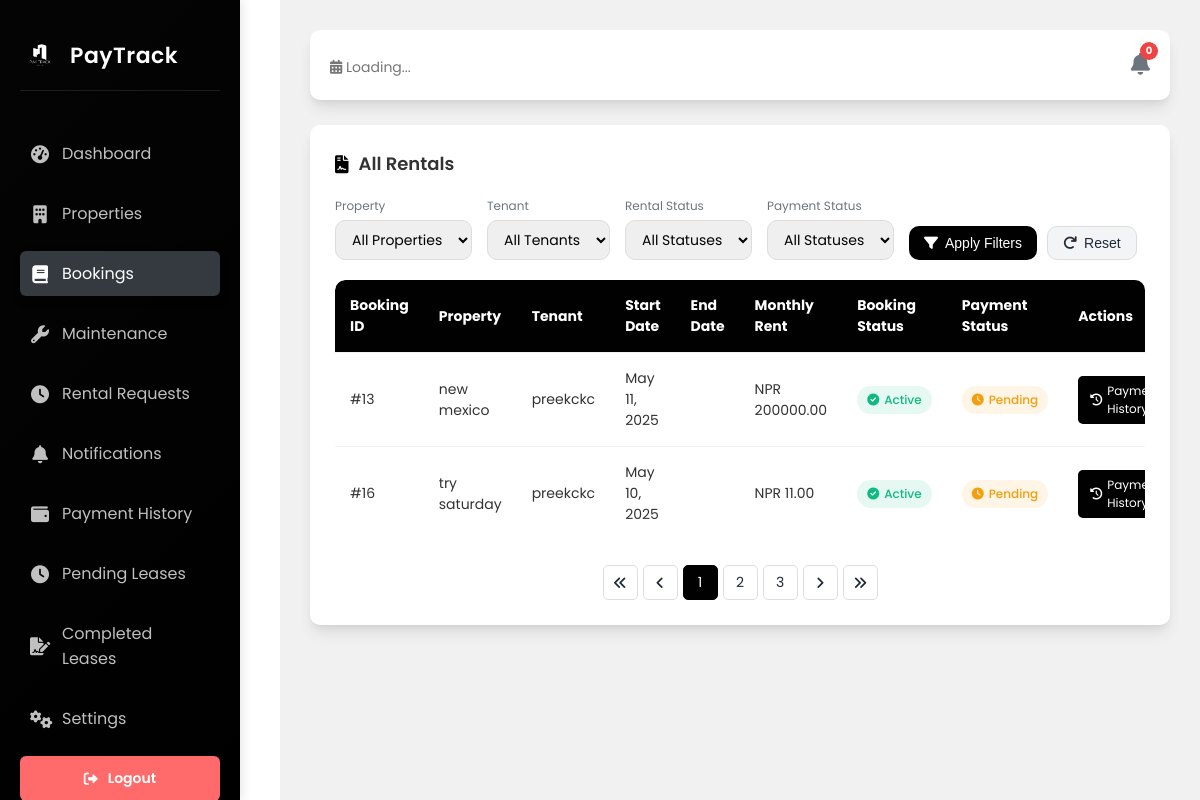
Page /bookings/ (signed in) on the earlier database version.
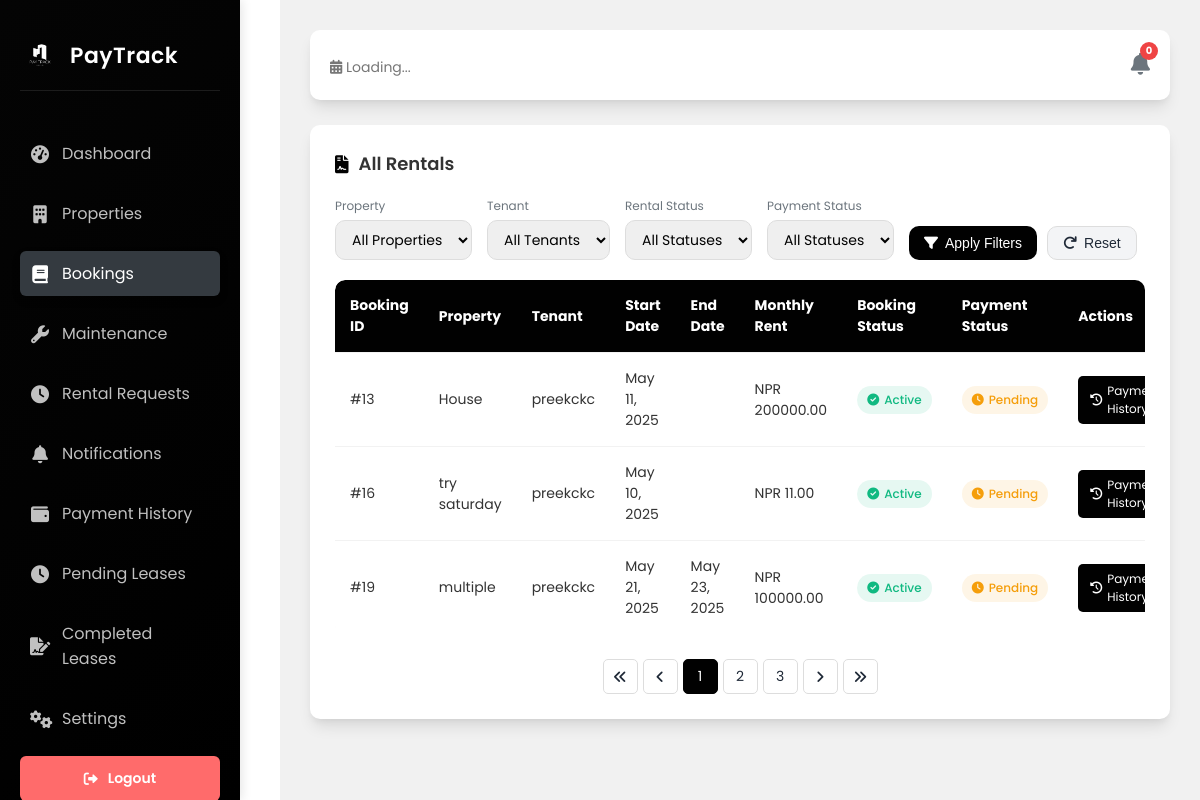
Same page on the later database version.
### user/models.py (models this page shows, shortened)
class Property(models.Model):
    PROPERTY_TYPES = [
        ('house', 'House'),
        ('apartment', 'Apartment'),
        ('villa', 'Villa'),
        ('land', 'Land'),
    ]
    homeowner = models.ForeignKey(
        settings.AUTH_USER_MODEL,
        on_delete=models.CASCADE,
        related_name='properties',
        null=True,
        blank=True
    )
    title = models.CharField(max_length=200, default="Unnamed Property")
    location = models.CharField(max_length=200, default="Unknown Location")
    property_type = models.CharField(max_length=20, choices=PROPERTY_TYPES, default='house')
    price = models.DecimalField(max_digits=10, decimal_places=2, default=0.00)
    bedrooms = models.IntegerField(null=True, blank=True, default=1)
    bathrooms = models.IntegerField(null=True, blank=True, default=1)
    description = models.TextField(default="No description available.")
    image = models.ImageField(upload_to='properties/', default='default_property.jpg')
    featured = models.BooleanField(default=False)
    is_available = models.BooleanField(default=True)  # New: To show if property is rented

class CustomUser(AbstractUser):
    USER_TYPE_CHOICES = (
        ('tenant', 'Tenant'),
        ('home owner', 'Home Owner'),
    )
    email = models.EmailField(unique=True,null=True)  # Ensuring unique emails for authentication
    user_type = models.CharField(max_length=20, choices=USER_TYPE_CHOICES, default='customer')
    phone_number = models.CharField(max_length=15, blank=True, null=True)
    address = models.TextField(blank=True, null=True)
    company_name = models.CharField(max_length=255, blank=True, null=True)
    date_of_birth = models.DateField(blank=True, null=True)
    USERNAME_FIELD = 'email'  # Login with email instead of username
    REQUIRED_FIELDS = ['username']  # Keep username as an optional field if necessary

class Rental(models.Model):
    tenant = models.ForeignKey(
        settings.AUTH_USER_MODEL,
        on_delete=models.CASCADE,
        limit_choices_to={'user_type': 'tenant'}
    )
    property = models.ForeignKey(Property, on_delete=models.CASCADE)
    rent_amount = models.DecimalField(max_digits=10, decimal_places=2)
    start_date = models.DateField()
    end_date = models.DateField(blank=True, null=True)
    is_active = models.BooleanField(default=True)

### user/views.py (the view)
# urls.py: path('bookings/', views.booking_list, name='booking_list'),
@login_required
def booking_list(request):
    if request.user.user_type == 'home owner':
        rentals = Rental.objects.filter(
            property__homeowner=request.user,
            is_active=True
        ).select_related('property', 'tenant').prefetch_related('property__images')
        pending_leases = RentalRequest.objects.filter(
            property__homeowner=request.user,
            status='approved'
        ).exclude(
            rental_lease_agreement__rental__isnull=False
        ).select_related('property', 'tenant', 'rental_lease_agreement').prefetch_related('property__images')
        rental_data = []
        for rental in rentals:
            current_month = timezone.now().replace(day=1)
            payment = RentPayment.objects.filter(
                rental=rental,
                month=current_month
            ).first()
            lease_agreement = getattr(rental, 'rental_lease_agreement', None)
            rental_data.append({
                'id': rental.id,
                'property': rental.property,
                'tenant': rental.tenant,
                'start_date': rental.start_date,
                'end_date': rental.end_date,  # Ensure this is included
                'monthly_rent': rental.rent_amount,
                'status': 'active',
                'payment_status': 'paid' if payment and payment.is_paid else 'pending',
                'payment': payment,
                'lease_signed': True,
                'is_rental': True,
                'type': 'rental'
            })
        for pending_request in pending_leases:
            lease = getattr(pending_request, 'rental_lease_agreement', None)
            rental_data.append({
                'id': pending_request.id,
                'property': pending_request.property,
                'tenant': pending_request.tenant,
                'start_date': pending_request.start_date,
                'end_date': pending_request.end_date,  # Include end date from rental request
                'monthly_rent': pending_request.property.price,
                'status': 'pending_lease',
                'payment_status': 'n/a',
                'payment': None,
                'lease_signed': False,
                'is_rental': False,
                'lease_agreement': lease,
                'type': 'rental_request'
            })
        context = {
            'bookings': rental_data,
            'is_homeowner': True
        }
    else:
        rentals = Rental.objects.filter(tenant=request.user, is_active=True).prefetch_related('property__images')
        booking_data = []
        for rental in rentals:
            booking_data.append({
                'id': rental.id,
                'property': rental.property,
                'tenant': rental.tenant,
                'start_date': rental.start_date,
                'end_date': rental.end_date,
                'rent_amount': rental.rent_amount,
                'is_active': rental.is_active
            })
        context = {
            'bookings': booking_data,
            'is_homeowner': False
        }
    return render(request, 'user/booking_list.html', context)

### user/templates/user/booking_list.html (shortened to what the changed rows need)
{% block content %}
<!DOCTYPE html>
<html lang="en">
<head>
  {% load static %}
  <link rel="stylesheet" href="{% static 'css/dashboard.css' %}">
  <link href="https://cdnjs.cloudflare.com/ajax/libs/font-awesome/6.0.0-beta3/css/all.min.css" rel="stylesheet">
</head>
<body>
  <div class="dashboard-container">
    <main class="main-content">
      <section class="rental-section">
        <div class="section-header">
          <h2><i class="fas fa-file-contract"></i> All Rentals</h2>
        </div>
        <div class="table-container">
          <table class="styled-table">
            <thead>
              <tr>
                <th>Booking ID</th>
                <th>Property</th>
                <th>Tenant</th>
                <th>Start Date</th>
                <th>End Date</th>
                <th>Monthly Rent</th>
                <th>Booking Status</th>
                <th>Payment Status</th>
                <th>Actions</th>
              </tr>
            </thead>
            <tbody>
              {% if is_homeowner %}
                {% if bookings %}
                  {% for booking in bookings %}
                  <tr>
                    <td>#{{ booking.id }}</td>
                    <td>{{ booking.property.title }}</td>
                    <td>{{ booking.tenant.email }}</td>
                    <td>{{ booking.start_date|date:"M d, Y" }}</td>
                    <td class="px-6 py-4 whitespace-nowrap text-sm text-gray-500">
                      <span class="date-text">
                          {% if booking.end_date %}{{ booking.end_date|date:"M d, Y" }}{% else %}N/A{% endif %}
                      </span>
                  </td>
                  {% if booking.type == 'rental' %}
                  <td>NPR {{ booking.monthly_rent|floatformat:2 }}</td>
                  <td>
                    <span class="status {{ booking.status }}">
                      <i class="fas fa-{% if booking.status == 'active' %}check-circle{% elif booking.status == 'pending' %}clock{% elif booking.status == 'expired' %}calendar-times{% endif %}"></i>
                      {{ booking.status|capfirst }}
                    </span>
                  </td>
                  <td>
                    <span class="payment-status {{ booking.payment_status }}">
                      <i class="fas fa-{% if booking.payment_status == 'paid' %}check-circle{% elif booking.payment_status == 'pending' %}clock{% elif booking.payment_status == 'overdue' %}exclamation-circle{% endif %}"></i>
                      {{ booking.payment_status|capfirst }}
                    </span>
                  </td>
                  <td>
                    <div class="actions">
                      <form method="POST" action="{% url 'terminate_lease' booking.id %}" onsubmit="return confirm('Are you sure you want to terminate this lease?');">
                        {% csrf_token %}
                        <button type="submit" class="btn-action btn-terminate">
                          <i class="fas fa-times-circle"></i> Terminate
                        </button>
                      </form>
                      <form method="POST" action="{% url 'delete_lease' booking.id %}" onsubmit="return confirm('Are you sure you want to delete this lease permanently?');" style="width: 100%;">
                        {% csrf_token %}
                        <button type="submit" class="btn-action btn-delete">
                          <i class="fas fa-trash-alt"></i> Delete
                        </button>
                      </form>
                    </div>
                  </td>
                {% elif booking.type == 'rental_request' %}
                  <td>Pending Signature</td>
                  <td>NPR {{ booking.monthly_rent|floatformat:2 }}</td>
                  <td>
                    <span class="status pending">
                      <i class="fas fa-clock"></i> Inactive
                    </span>
                  </td>
                  <td>
                    <div class="actions">
                      {% if booking.lease_agreement and booking.lease_agreement.id %}
                      <a href="{% url 'view_rental_lease' booking.lease_agreement.id %}" class="btn-action btn-view">
                        <i class="fas fa-file-signature"></i> View Lease
                      </a>
                      {% endif %}
                      <form method="POST" action="{% url 'delete_rental_request' booking.id %}" onsubmit="return confirm('Are you sure you want to delete this rental request permanently?');">
                        {% csrf_token %}
                        <button type="submit" class="btn-action btn-delete">
                          <i class="fas fa-trash-alt"></i> Delete
                        </button>
                      </form>
                    </div>
                  </td>
                {% endif %}
                  </tr>
                  {% endfor %}
                {% else %}
                  <tr>
                    <td colspan="9" class="no-data">No active rentals or pending lease requests found.</td>
                  </tr>
                {% endif %}
              {% else %}
                {% if bookings %}
                  {% for booking in bookings %}
                  <tr>
                    <td>#{{ booking.id }}</td>
                    <td>{{ booking.property.title }}</td>
                    <td>{{ booking.tenant.username }}</td>
                    <td>{{ booking.start_date|date:"M d, Y" }}</td>
                    <td>{{ booking.end_date|date:"M d, Y" }}</td>
                    <td>NPR {{ booking.rent_amount|floatformat:2 }}</td>
                    <td>
                      <span class="status {% if booking.is_active %}active{% else %}expired{% endif %}">
                        <i class="fas fa-{% if booking.is_active %}check-circle{% else %}calendar-times{% endif %}"></i>
                        {% if booking.is_active %}Active{% else %}Expired{% endif %}
                      </span>
                    </td>
                    <td>
                      <span class="payment-status pending">
                        <i class="fas fa-clock"></i> Pending
                      </span>
                    </td>
                    <td>
                      <div class="actions">
                        <a href="{% url 'tenant_payment_history' %}" class="btn-action btn-view">
                          <i class="fas fa-history"></i> Payment History
                        </a>
                      </div>
                    </td>
                  </tr>
                  {% endfor %}
                {% else %}
                  <tr>
                    <td colspan="9" class="no-data">No rental agreements found.</td>
                  </tr>
                {% endif %}
              {% endif %}
            </tbody>
          </table>
        </div>
      </section>
    </main>
  </div>
</body>
</html>
{% endblock %}

Differences in the rows shown:
changed Property: property "new mexico" → "House"
now on this page (row edited): Property: id "19", property "multiple", tenant.username "preekckc", start_date "May 21, 2025", end_date "May 23, 2025", rent_amount "100000.00"
